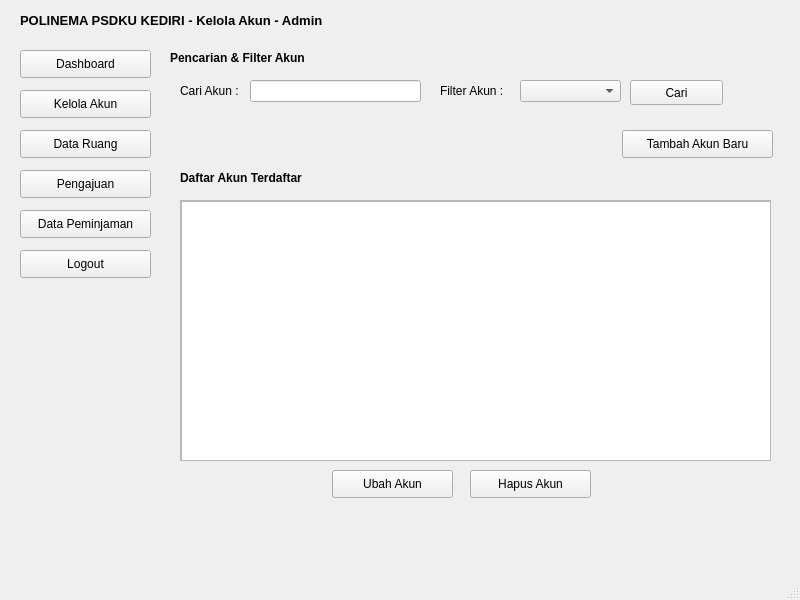
<?xml version="1.0" encoding="UTF-8"?>
<ui version="4.0">
 <class>MainWindow</class>
 <widget class="QMainWindow" name="MainWindow">
  <property name="geometry">
   <rect>
    <x>0</x>
    <y>0</y>
    <width>800</width>
    <height>600</height>
   </rect>
  </property>
  <property name="windowTitle">
   <string>MainWindow</string>
  </property>
  <widget class="QWidget" name="centralwidget">
   <widget class="QPushButton" name="pushButton_2">
    <property name="geometry">
     <rect>
      <x>20</x>
      <y>90</y>
      <width>131</width>
      <height>28</height>
     </rect>
    </property>
    <property name="text">
     <string>Kelola Akun</string>
    </property>
    <property name="icon">
     <iconset>
      <normaloff>../icon/user.png</normaloff>../icon/user.png</iconset>
    </property>
   </widget>
   <widget class="QPushButton" name="pushButton_5">
    <property name="geometry">
     <rect>
      <x>20</x>
      <y>210</y>
      <width>131</width>
      <height>28</height>
     </rect>
    </property>
    <property name="text">
     <string>Data Peminjaman</string>
    </property>
    <property name="icon">
     <iconset>
      <normaloff>../icon/contract.png</normaloff>../icon/contract.png</iconset>
    </property>
   </widget>
   <widget class="QPushButton" name="pushButton_4">
    <property name="geometry">
     <rect>
      <x>20</x>
      <y>170</y>
      <width>131</width>
      <height>28</height>
     </rect>
    </property>
    <property name="text">
     <string>Pengajuan</string>
    </property>
    <property name="icon">
     <iconset>
      <normaloff>../icon/resume.png</normaloff>../icon/resume.png</iconset>
    </property>
   </widget>
   <widget class="QPushButton" name="pushButton_6">
    <property name="geometry">
     <rect>
      <x>20</x>
      <y>250</y>
      <width>131</width>
      <height>28</height>
     </rect>
    </property>
    <property name="text">
     <string>Logout</string>
    </property>
    <property name="icon">
     <iconset>
      <normaloff>../icon/exit.png</normaloff>../icon/exit.png</iconset>
    </property>
   </widget>
   <widget class="QLabel" name="label_3">
    <property name="geometry">
     <rect>
      <x>20</x>
      <y>10</y>
      <width>431</width>
      <height>20</height>
     </rect>
    </property>
    <property name="font">
     <font>
      <pointsize>10</pointsize>
      <weight>75</weight>
      <bold>true</bold>
     </font>
    </property>
    <property name="text">
     <string>POLINEMA PSDKU KEDIRI - Kelola Akun - Admin</string>
    </property>
    <property name="alignment">
     <set>Qt::AlignLeading|Qt::AlignLeft|Qt::AlignVCenter</set>
    </property>
   </widget>
   <widget class="QPushButton" name="pushButton_3">
    <property name="geometry">
     <rect>
      <x>20</x>
      <y>130</y>
      <width>131</width>
      <height>28</height>
     </rect>
    </property>
    <property name="text">
     <string>Data Ruang</string>
    </property>
    <property name="icon">
     <iconset>
      <normaloff>../icon/meeting-room.png</normaloff>../icon/meeting-room.png</iconset>
    </property>
   </widget>
   <widget class="QPushButton" name="pushButton">
    <property name="geometry">
     <rect>
      <x>20</x>
      <y>50</y>
      <width>131</width>
      <height>28</height>
     </rect>
    </property>
    <property name="text">
     <string>Dashboard</string>
    </property>
    <property name="icon">
     <iconset>
      <normaloff>../icon/dashboard.png</normaloff>../icon/dashboard.png</iconset>
    </property>
   </widget>
   <widget class="QLabel" name="label">
    <property name="geometry">
     <rect>
      <x>170</x>
      <y>50</y>
      <width>161</width>
      <height>16</height>
     </rect>
    </property>
    <property name="font">
     <font>
      <weight>75</weight>
      <bold>true</bold>
     </font>
    </property>
    <property name="text">
     <string>Pencarian &amp; Filter Akun</string>
    </property>
   </widget>
   <widget class="QLabel" name="label_2">
    <property name="geometry">
     <rect>
      <x>180</x>
      <y>80</y>
      <width>71</width>
      <height>21</height>
     </rect>
    </property>
    <property name="text">
     <string>Cari Akun :</string>
    </property>
   </widget>
   <widget class="QLineEdit" name="lineEdit">
    <property name="geometry">
     <rect>
      <x>250</x>
      <y>80</y>
      <width>171</width>
      <height>22</height>
     </rect>
    </property>
   </widget>
   <widget class="QLabel" name="label_4">
    <property name="geometry">
     <rect>
      <x>440</x>
      <y>80</y>
      <width>81</width>
      <height>21</height>
     </rect>
    </property>
    <property name="text">
     <string>Filter Akun :</string>
    </property>
   </widget>
   <widget class="QComboBox" name="comboBox">
    <property name="geometry">
     <rect>
      <x>520</x>
      <y>80</y>
      <width>101</width>
      <height>22</height>
     </rect>
    </property>
   </widget>
   <widget class="QPushButton" name="pushButton_7">
    <property name="geometry">
     <rect>
      <x>630</x>
      <y>80</y>
      <width>93</width>
      <height>25</height>
     </rect>
    </property>
    <property name="text">
     <string>Cari</string>
    </property>
    <property name="icon">
     <iconset>
      <normaloff>../icon/search.png</normaloff>../icon/search.png</iconset>
    </property>
   </widget>
   <widget class="QPushButton" name="pushButton_8">
    <property name="geometry">
     <rect>
      <x>622</x>
      <y>130</y>
      <width>151</width>
      <height>28</height>
     </rect>
    </property>
    <property name="text">
     <string>Tambah Akun Baru</string>
    </property>
    <property name="icon">
     <iconset>
      <normaloff>../icon/add.png</normaloff>../icon/add.png</iconset>
    </property>
   </widget>
   <widget class="QLabel" name="label_5">
    <property name="geometry">
     <rect>
      <x>180</x>
      <y>170</y>
      <width>161</width>
      <height>16</height>
     </rect>
    </property>
    <property name="font">
     <font>
      <weight>75</weight>
      <bold>true</bold>
     </font>
    </property>
    <property name="text">
     <string>Daftar Akun Terdaftar</string>
    </property>
   </widget>
   <widget class="QScrollArea" name="scrollArea">
    <property name="geometry">
     <rect>
      <x>180</x>
      <y>200</y>
      <width>591</width>
      <height>261</height>
     </rect>
    </property>
    <property name="widgetResizable">
     <bool>true</bool>
    </property>
    <widget class="QWidget" name="scrollAreaWidgetContents">
     <property name="geometry">
      <rect>
       <x>0</x>
       <y>0</y>
       <width>589</width>
       <height>259</height>
      </rect>
     </property>
     <widget class="QTableView" name="tableView">
      <property name="geometry">
       <rect>
        <x>0</x>
        <y>0</y>
        <width>591</width>
        <height>261</height>
       </rect>
      </property>
     </widget>
    </widget>
   </widget>
   <widget class="QPushButton" name="pushButton_9">
    <property name="geometry">
     <rect>
      <x>332</x>
      <y>470</y>
      <width>121</width>
      <height>28</height>
     </rect>
    </property>
    <property name="text">
     <string>Ubah Akun</string>
    </property>
    <property name="icon">
     <iconset>
      <normaloff>../icon/transfer-data.png</normaloff>../icon/transfer-data.png</iconset>
    </property>
   </widget>
   <widget class="QPushButton" name="pushButton_10">
    <property name="geometry">
     <rect>
      <x>470</x>
      <y>470</y>
      <width>121</width>
      <height>28</height>
     </rect>
    </property>
    <property name="text">
     <string>Hapus Akun</string>
    </property>
    <property name="icon">
     <iconset>
      <normaloff>../icon/bin.png</normaloff>../icon/bin.png</iconset>
    </property>
   </widget>
  </widget>
  <widget class="QMenuBar" name="menubar">
   <property name="geometry">
    <rect>
     <x>0</x>
     <y>0</y>
     <width>800</width>
     <height>26</height>
    </rect>
   </property>
  </widget>
  <widget class="QStatusBar" name="statusbar"/>
 </widget>
 <resources/>
 <connections/>
</ui>
